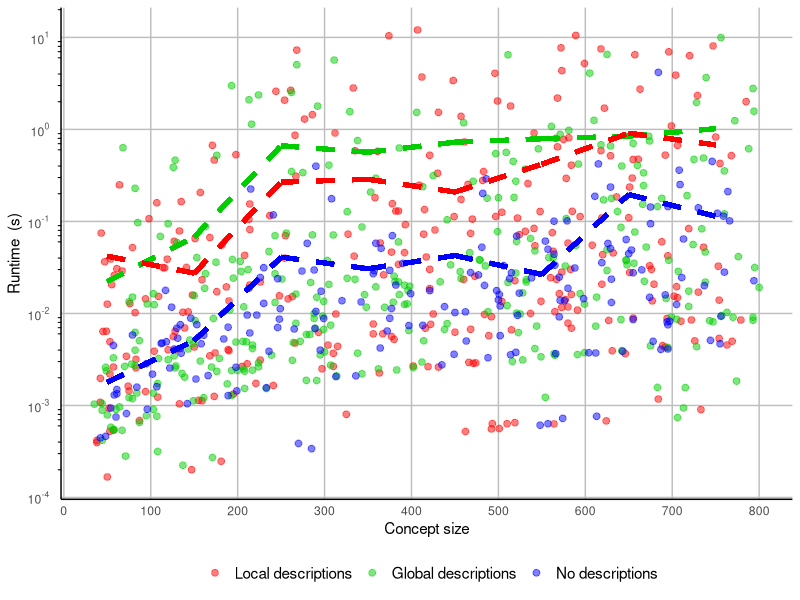

Reproduce this figure in R.
library(dplyr)
library(ggplot2)
library(scales)

setwd("C:/projekt_UŁ/python/AAAI 26/Datasets")


#reading the data attached to the appendix
g01 <- read.csv("GD_0.1.csv")
g03 <- read.csv("GD_0.3.csv")
g05 <- read.csv("GD_0.5.csv")

l01 <- read.csv("LD_0.1.csv")
l03 <- read.csv("LD_0.3.csv")
l05 <- read.csv("LD_0.5.csv")

NoDesc <-  read.csv("NoDesc.csv")



#merging the data
g01$data <- "g01"
g03$data <- "g03"
g05$data <- "g05"
l01$data <- "l01"
l03$data <- "l03"
l05$data <- "l05"
NoDesc$data <- "NoDesc"

all <- rbind(g01, g03, g05,l01, l03, l05, NoDesc)



#creating the reduced version of the data (excluding selected concepts) ----

#data for Table 1
all_red <- all %>% 
  filter(time_out == "False", no_rules_applied>1)


#data for the chart - reducing a small number of concepts of size over 800 for the chart
all_red_chart <- all %>% 
  filter(time_out == "False", no_rules_applied>1, form_size<801)



#data for Table 1 ----
all_red %>% 
  group_by(data) %>% 
  summarise(runtime_mean = mean(time_tableau_min),
            runtime_st_dev = sd(time_tableau_min),
            n=n())



#scatterplot ----

#recoded variable for the segments of formula sizes to be shown on the chart (for the dashed line)
all_red_chart$form_size_rec <- case_when(all_red_chart$form_size %in% 0:100 ~ "1",
                                         all_red_chart$form_size %in% 101:200 ~ "2",
                                         all_red_chart$form_size %in% 201:300 ~ "3",
                                         all_red_chart$form_size %in% 301:400 ~ "4",
                                         all_red_chart$form_size %in% 401:500 ~ "5",
                                         all_red_chart$form_size %in% 501:600 ~ "6",
                                         all_red_chart$form_size %in% 601:700 ~ "7",
                                         all_red_chart$form_size %in% 701:800 ~ "8")


all_red_chart$data_grouped <- case_when(all_red_chart$data %in% c("g01", "g03", "g05") ~ "GlobalDesc",
                                        all_red_chart$data %in% c("l01", "l03", "l05") ~ "LocalDesc",
                                        all_red_chart$data == "NoDesc" ~ "NoDesc")



#generate data for the dashed lines on the chart (inserted in the chart definition below)
chart_dash_line <-   all_red_chart %>% 
  group_by(data_grouped,form_size_rec) %>% 
  summarise(mean(time_tableau_min))



ggplot(all_red_chart, aes(x=form_size, y = time_tableau_min, color=factor(data_grouped))) +
  geom_point(size=2, alpha=0.5)+
  #scale_color_brewer(palette = "Set1") +
  #  geom_smooth(method="lm", se=FALSE)+
  #scale_y_log10()+
  scale_y_continuous("Runtime  (s)",
                     trans='log10',
                     breaks=trans_breaks('log10', function(x) 10^x),
                     labels=trans_format('log10',
                                         math_format(10^.x)),
                     guide = guide_axis_logticks())+
  scale_x_continuous("Concept size",
                     #limits=c(0,800),
                     breaks=seq(0,1000,100))+
  scale_color_manual(
    values = c("red", "green3","blue"),
    name = "",                       # Custom legend title
    labels = c("Local descriptions", "Global descriptions","No descriptions")      # Custom legend labels
  )+
  theme_classic() +
  theme(axis.ticks = element_blank(),
        panel.grid.major=element_line(color="grey"),
        legend.position = "bottom",
        legend.text = element_text(size = 11))+
  geom_segment(
    aes(x = 50, y = 0.0223, xend = 150, yend = 0.0676),
    color = "green3", size = 1.5, linetype = "dashed")+
  geom_segment(
    aes(x = 150, y = 0.0676, xend = 250, yend = 0.665),
    color = "green3", size = 1.5, linetype = "dashed")+
  geom_segment(
    aes(x = 250, y = 0.665, xend = 350, yend = 0.565),
    color = "green3", size = 1.5, linetype = "dashed")+
  geom_segment(
    aes(x = 350, y = 0.565, xend = 450, yend = 0.727),
    color = "green3", size = 1.5, linetype = "dashed")+
  geom_segment(
    aes(x = 450, y = 0.727, xend = 550, yend = 0.792),
    color = "green3", size = 1.5, linetype = "dashed")+
  geom_segment(
    aes(x = 550, y = 0.792, xend = 650, yend = 0.846),
    color = "green3", size = 1.5, linetype = "dashed")+
  geom_segment(
    aes(x = 650, y = 0.846, xend = 750, yend = 1.02),
    color = "green3", size = 1.5, linetype = "dashed")+
  geom_segment(
    aes(x = 50, y = 0.00179, xend = 150, yend = 0.00507),
    color = "blue", size = 1.5, linetype = "dashed")+
  geom_segment(
    aes(x = 150, y = 0.00507, xend = 250, yend = 0.0409),
    color = "blue", size = 1.5, linetype = "dashed")+
  geom_segment(
    aes(x = 250, y = 0.0409, xend = 350, yend = 0.0306),
    color = "blue", size = 1.5, linetype = "dashed")+
  geom_segment(
    aes(x = 350, y = 0.0306, xend = 450, yend = 0.0426),
    color = "blue", size = 1.5, linetype = "dashed")+
  geom_segment(
    aes(x = 450, y = 0.0426, xend = 550, yend = 0.0265),
    color = "blue", size = 1.5, linetype = "dashed")+
  geom_segment(
    aes(x = 550, y = 0.0265, xend = 650, yend = 0.196),
    color = "blue", size = 1.5, linetype = "dashed")+
  geom_segment(
    aes(x = 650, y = 0.196, xend = 750, yend = 0.114),
    color = "blue", size = 1.5, linetype = "dashed")+
  geom_segment(
    aes(x = 50, y = 0.0419, xend = 150, yend = 0.0274),
    color = "red", size = 1.5, linetype = "dashed")+
  geom_segment(
    aes(x = 150, y = 0.0274, xend = 250, yend = 0.267),
    color = "red", size = 1.5, linetype = "dashed")+
  geom_segment(
    aes(x = 250, y = 0.267, xend = 350, yend = 0.287),
    color = "red", size = 1.5, linetype = "dashed")+
  geom_segment(
    aes(x = 350, y = 0.287, xend = 450, yend = 0.209),
    color = "red", size = 1.5, linetype = "dashed")+
  geom_segment(
    aes(x = 450, y = 0.209, xend = 550, yend = 0.419),
    color = "red", size = 1.5, linetype = "dashed")+
  geom_segment(
    aes(x = 550, y = 0.419, xend = 650, yend = 0.910),
    color = "red", size = 1.5, linetype = "dashed")+
  geom_segment(
    aes(x = 650, y = 0.910, xend = 750, yend = 0.678),
    color = "red", size = 1.5, linetype = "dashed")




